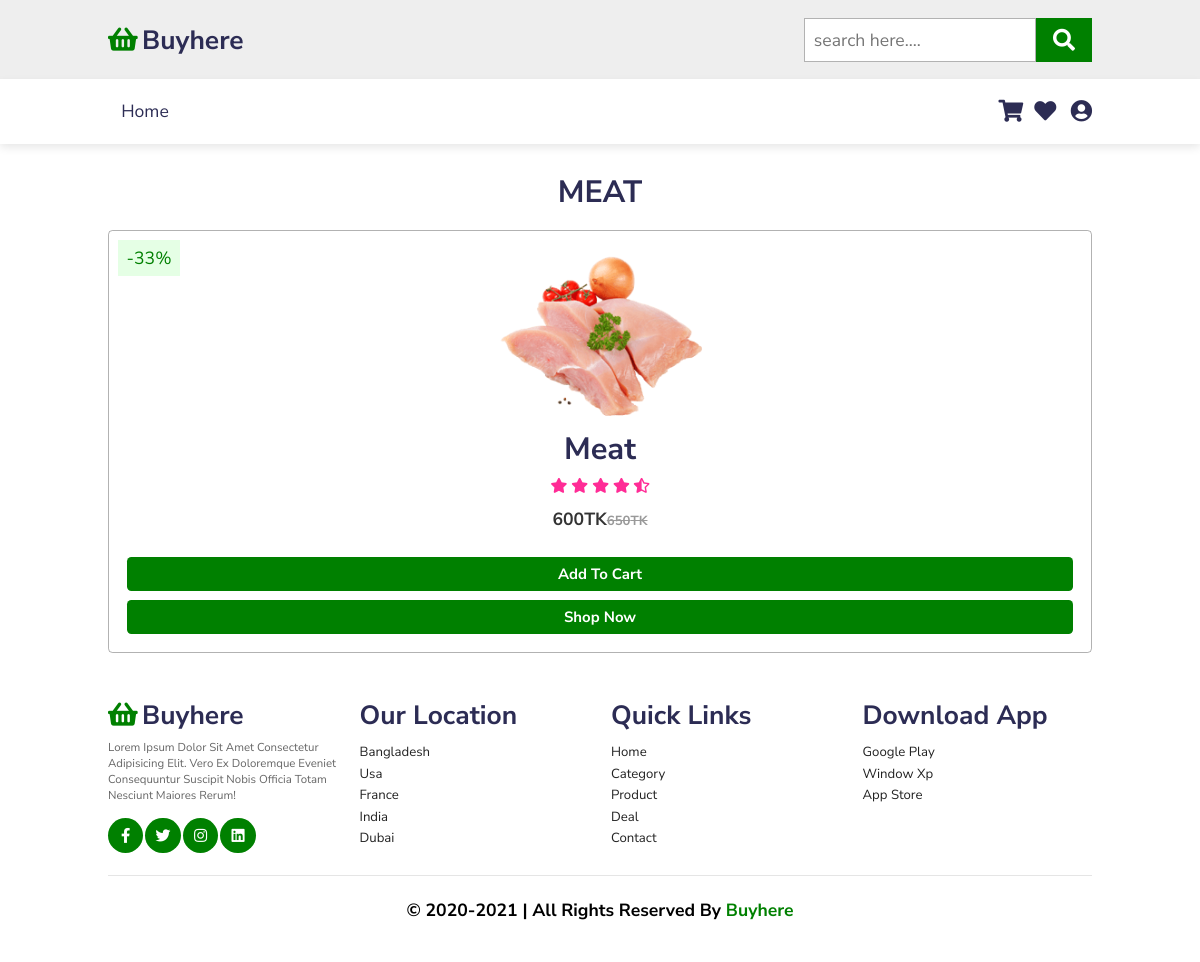
The page /pages/category_detail.php?id=3 on the database its author committed.
### tables this page shows
CREATE TABLE `categories` (
  `id` int(10) NOT NULL,
  `name` varchar(100) NOT NULL,
  `icon` varchar(150) NOT NULL,
  `latest_product` timestamp NOT NULL DEFAULT current_timestamp() ON UPDATE current_timestamp(),
  `category_img` text NOT NULL
);

CREATE TABLE `product` (
  `id` int(30) NOT NULL,
  `name` varchar(100) NOT NULL,
  `description` text NOT NULL,
  `size` varchar(20) NOT NULL,
  `color` varchar(30) NOT NULL,
  `price` int(10) NOT NULL,
  `special_price` int(10) NOT NULL,
  `product_photo` text NOT NULL,
  `inventory_ammount` int(20) NOT NULL,
  `reviews` varchar(250) NOT NULL,
  `brand_id` varchar(20) NOT NULL,
  `category_id` int(10) NOT NULL,
  `timistamp` timestamp NOT NULL DEFAULT current_timestamp() ON UPDATE current_timestamp()
);

### pages/category_detail.php (the view, shortened to what this page needs)
<?php
    include '../database/db.php';
    $category_id = $_GET['id'];
    $sql = "SELECT * FROM product WHERE category_id='$category_id'";
    $result = $conn->query($sql);
    $products = array();
    if ($result->num_rows > 0) {
        while($row = $result->fetch_assoc()) {
            array_push($products,$row);
        }
    }
    else {
        echo "0 results";
    }
    $sql = "SELECT * FROM categories WHERE id='$category_id'";
    $result = $conn->query($sql);
    $categories = array();
    if ($result->num_rows > 0) {
        while($row = $result->fetch_assoc()) {
            array_push($categories,$row);
        }
    }
    else {
        echo "0 results";
    }
?>
<!DOCTYPE html>
<html lang="en">
<head>
    <link rel="stylesheet" href="../css/style.css">
    <link rel="stylesheet" href="../css/responsive.css">
    <link rel="stylesheet" href="https://cdnjs.cloudflare.com/ajax/libs/font-awesome/5.15.3/css/all.min.css">
</head>
<body>
        <?php
        include 'header.php';
        ?>
    <section class="product" id="product">
        <h1 class="heading"><?php echo $categories[0]['name'];?></h1>
        <div class="box-container">
            <?php
                for($i=0; $i<count($products);$i++){
            ?>
            <div class="box">
                <span class="discount">-33%</span>
                <img src="../<?php echo $products[$i]['product_photo'];?>" alt="">
                <h3><?php echo $products[$i]['name']; ?></h3>
                <div class="stars">
                    <i class="fas fa-star"></i>
                    <i class="fas fa-star"></i>
                    <i class="fas fa-star"></i>
                    <i class="fas fa-star"></i>
                    <i class="fas fa-star-half-alt"></i>
                </div>
                <div class="price"><?php echo $products[$i]['special_price'];?>TK<span><?php echo $products[$i]['price'];?>TK</span></div>
                <div class="quantity">
                </div>
                <a class="btn cartadd" data-prid="<?php echo $products[$i]['id'];?>">add to cart</a>
                <a href="" class="btn">shop now</a>
            </div>
            <?php } ?>
        </div>
</section>
        <?php
            include 'footer.php';
        ?>
</body>
</html>

### css/style.css (style rules this page uses)
:root { --green: green; --black: #2c2c54; }
* { margin: 0; padding: 0; box-sizing: border-box; font-family: 'Nunito Sans', sans-serif; outline: none; border: none; text-decoration: none; text-transform: capitalize; transition: all .2s linear; }
html { scroll-behavior: smooth; font-size: 62.5%; overflow-x: hidden; scroll-padding-top: 6.5rem; }
section { padding: 2rem 9%; }
.btn { display: inline-block; margin-top: 1rem; background: var(--green); color: #fff; padding: .8rem 3rem; font-size: 1.7rem; text-align: center; border-radius: .5rem; font-weight: bolder; }
.heading { text-align: center; color: var(--black); text-transform: uppercase; padding: 1rem; font-size: 3.5rem; padding-bottom: 2rem; }
.product .box-container { display: flex; flex-wrap: wrap; gap: 1.5rem; }
.product .box-container .box { flex: 1 1 30rem; text-align: center; padding: 2rem; border: .1rem solid rgba(0, 0, 0, .3); border-radius: .5rem; overflow: hidden; position: relative; }
.product .box-container .box img { height: 20rem; }
.product .box-container .box .discount { position: absolute; top: 1rem; left: 1rem; background: rgba(0, 255, 0, .1); color: var(--green); padding: .7rem 1rem; font-size: 2rem; }
.product .box-container .box h3 { color: var(--black); font-size: 3.5rem; }
.product .box-container .box .stars i { padding: 1rem .1rem; font-size: 1.7rem; color: rgba(255, 0, 128, 0.829); }
.product .box-container .box .price { font-size: 2rem; color: #333; padding: .5rem 0; font-weight: bold; }
.product .box-container .box .price span { font-size: 1.5rem; color: #999; text-decoration: line-through; }
.product .box-container .box .quantity { display: flex; align-items: center; justify-content: center; padding-top: 1rem; padding-bottom: .5rem; }
.product .box-container .box .btn { display: block; }

### css/responsive.css (style rules this page uses)
@media (max-width:1200px) { html { font-size: 55%; } }

### rows shown on the page
categories: name "MEAT"
product: product_photo (picture), name "Meat", special_price "600", price "650"
